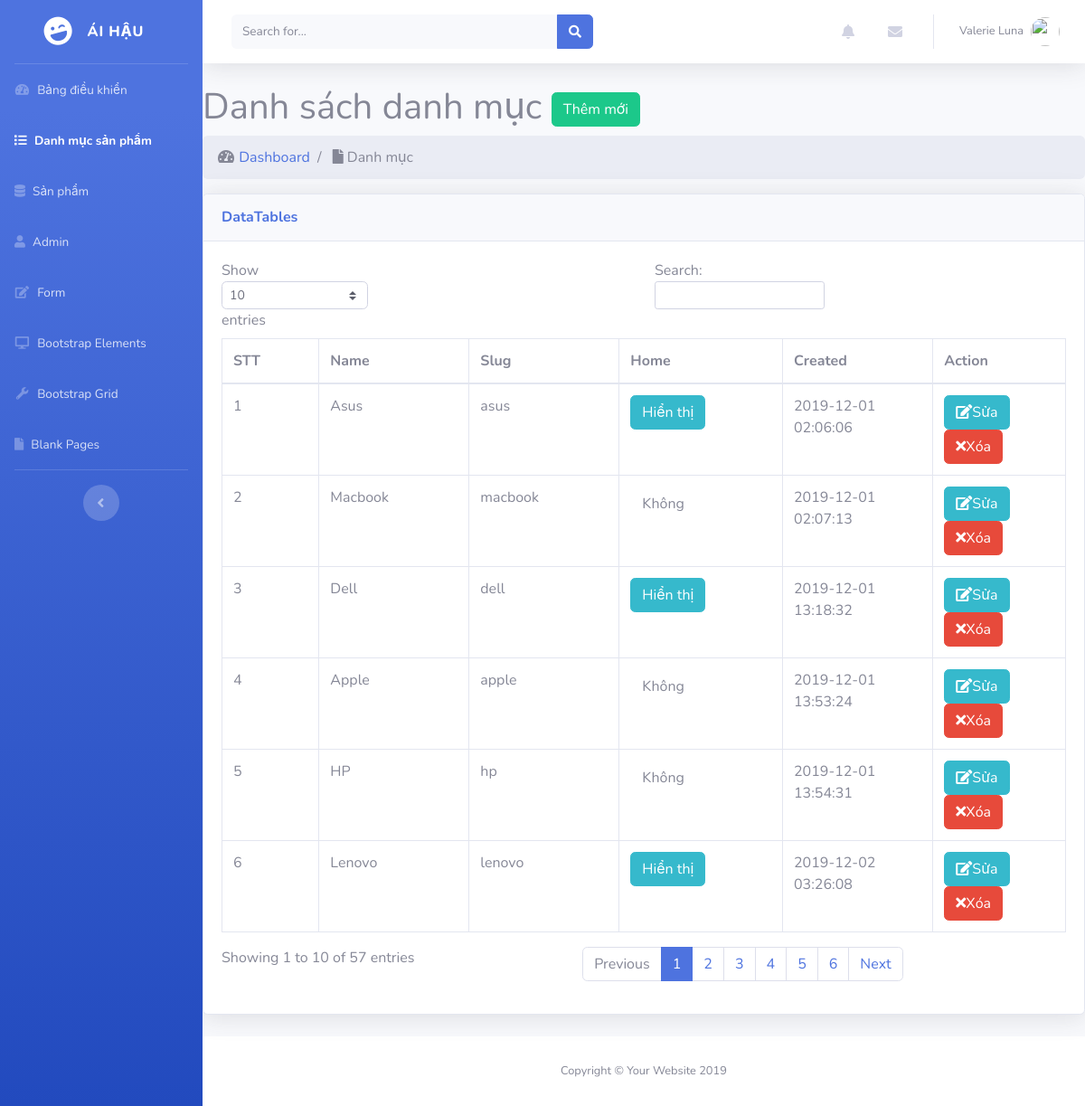
The page /admin/modules/category/index.php on the database its author committed.
### tables this page shows
CREATE TABLE `category` (
  `id` int(11) NOT NULL,
  `name` varchar(100) DEFAULT NULL,
  `slug` varchar(100) DEFAULT NULL,
  `images` varchar(100) DEFAULT NULL,
  `banner` varchar(100) DEFAULT NULL,
  `home` tinyint(4) DEFAULT 0,
  `status` tinyint(4) DEFAULT 1,
  `created_at` timestamp NOT NULL DEFAULT current_timestamp(),
  `updated_at` timestamp NOT NULL DEFAULT current_timestamp() ON UPDATE current_timestamp()
);

### libraries/Database.php (called while the page is built, shortened)
<?php
    class Database
    {
        public $link;
        public function __construct()
        {
            $this->link = mysqli_connect("localhost","root","","computer") or die ();
            mysqli_set_charset($this->link,"utf8");
        }
         public function fetchAll($table)
        {
            $sql = "SELECT * FROM {$table} WHERE 1" ;
            $result = mysqli_query($this->link,$sql) or die("Lỗi Truy Vấn fetchAll " .mysqli_error($this->link));
            $data = [];
            if( $result)
            {
                while ($num = mysqli_fetch_assoc($result))
                {
                    $data[] = $num;
                }
            }
            return $data;
        }
    }
?>

### admin/autoload/autoload.php (called while the page is built, shortened)
<?php
	require_once __DIR__. "/../../libraries/Database.php";
	$db = new Database;
?>

### admin/modules/category/index.php (the view, shortened to what this page needs)
<?php
        require_once __DIR__. "/../../autoload/autoload.php";
        $category = $db->fetchAll("category");
        ?>
<?php  require_once __DIR__. "/../../layouts/header.php"; ?>
    <div class="row">
    	<div class="col-lg-12">
        	<h1 class="page-header">
            	Danh sách danh mục
            	<a href="add.php" class="btn btn-success">Thêm mới</a>
        	</h1>
        	<ol class="breadcrumb">
            	<li class="breadcrumb-item">
                	<i class="fas fa-fw fa-tachometer-alt"></i>
                	<a href="index.html">Dashboard </a>
            	</li>
            	<li class="breadcrumb-item active" aria-current="page">
                	<i class="fa fa-file"></i>
                		Danh mục
            	</li>
        	</ol>
    	</div>
	</div>
	<div class="row">
		<div class="col-md-12">
			<div class="card shadow mb-4">
    <div class="card-header py-3">
        <h6 class="m-0 font-weight-bold text-primary">DataTables</h6>
    </div>
    <div class="card-body">
        <div class="table-responsive">
            <div id="dataTable_wrapper" class="dataTables_wrapper dt-bootstrap4">
                <div class="row">
                    <div class="col-sm-12 col-md-6">
                        <div class="dataTables_length" id="dataTable_length">
                            <label>
                                Show
                                <select name="dataTable_length" aria-controls="dataTable" class="custom-select custom-select-sm form-control form-control-sm">
                                    <option value="10">10</option>
                                </select>
                                entries
                            </label>
                        </div>
                    </div>
                    <div class="col-sm-12 col-md-6">
                        <div id="dataTable_filter" class="dataTables_filter"><label>Search:<input type="search" class="form-control form-control-sm" placeholder="" aria-controls="dataTable"></label></div>
                    </div>
                </div>
                <div class="row">
                    <div class="col-sm-12">
                        <table class="table table-bordered dataTable" id="dataTable" width="100%" cellspacing="0" role="grid" aria-describedby="dataTable_info" style="width: 100%;">
                            <thead>
                                <tr role="row">
                                    <th class="sorting_asc" tabindex="0" aria-controls="dataTable" rowspan="1" colspan="1" aria-sort="ascending" aria-label="STT: activate to sort column descending" style="width: 58px;">STT</th>
                                    <th class="sorting" tabindex="0" aria-controls="dataTable" rowspan="1" colspan="1" aria-label="Name: activate to sort column ascending" style="width: 63px;">Name</th>
                                    <th class="sorting" tabindex="0" aria-controls="dataTable" rowspan="1" colspan="1" aria-label="Slug: activate to sort column ascending" style="width: 50px;">Slug</th>
                                    <th class="sorting" tabindex="0" aria-controls="dataTable" rowspan="1" colspan="1" aria-label="Home: activate to sort column ascending" style="width: 50px;">Home</th>
                                    <th class="sorting" tabindex="0" aria-controls="dataTable" rowspan="1" colspan="1"
                                    aria-label="Created: activate to sort column ascending" style="width: 31px;">Created</th>
                                    <th class="sorting" tabindex="0" aria-controls="dataTable" rowspan="1" colspan="1" aria-label="Action: activate to sort column ascending" style="width: 68px;">Action</th>
                                </tr>
                            </thead>
                            <tbody>
                                <?php $stt = 1; foreach ($category as $item) :?>
                                <tr>
                                    <td><?php echo $stt ?></td>
                                    <td><?php echo $item['name'] ?></td>
                                    <td><?php echo $item['slug'] ?></td>
                                    <td>
                                        <a href="home.php?id=<?php echo $item['id'] ?>" class="btn btn-xs <?php echo $item['home'] == 1 ? 'btn-info' : 'btn-default' ?>" >
                                            <?php echo $item['home'] == 1 ? 'Hiển thị ' : ' Không '?>
                                        </a>
                                    </td>
                                    <td><?php echo $item['created_at'] ?></td>
                                    <td>
                                        <a class="btn btn-xs btn-info" href="edit.php? id=<?php echo $item['id'] ?>">
                                        <i class="fa fa-edit"></i>Sửa</a>
                                        <a class="btn btn-xs btn-danger" href="delete.php? id=<?php echo $item['id'] ?>">
                                        <i class="fa fa-times"></i>Xóa</a>
                                    </td>
                                </tr>
                                <?php $stt++ ; endforeach?>
                            </tbody>
                        </table>
                    </div>
                </div>
                <div class="row">
                    <div class="col-sm-12 col-md-5">
                        <div class="dataTables_info" id="dataTable_info" role="status" aria-live="polite">Showing 1 to 10 of 57 entries</div>
                    </div>
                    <div class="col-sm-12 col-md-7">
                        <div class="dataTables_paginate paging_simple_numbers" id="dataTable_paginate">
                            <ul class="pagination">
                                <li class="paginate_button page-item previous disabled" id="dataTable_previous"><a href="#" aria-controls="dataTable" data-dt-idx="0" tabindex="0" class="page-link">Previous</a></li>
                                <li class="paginate_button page-item active"><a href="#" aria-controls="dataTable" data-dt-idx="1" tabindex="0" class="page-link">1</a></li>
                                <li class="paginate_button page-item "><a href="#" aria-controls="dataTable" data-dt-idx="2" tabindex="0" class="page-link">2</a></li>
                                <li class="paginate_button page-item "><a href="#" aria-controls="dataTable" data-dt-idx="3" tabindex="0" class="page-link">3</a></li>
                                <li class="paginate_button page-item "><a href="#" aria-controls="dataTable" data-dt-idx="4" tabindex="0" class="page-link">4</a></li>
                                <li class="paginate_button page-item "><a href="#" aria-controls="dataTable" data-dt-idx="5" tabindex="0" class="page-link">5</a></li>
                                <li class="paginate_button page-item "><a href="#" aria-controls="dataTable" data-dt-idx="6" tabindex="0" class="page-link">6</a></li>
                                <li class="paginate_button page-item next" id="dataTable_next"><a href="#" aria-controls="dataTable" data-dt-idx="7" tabindex="0" class="page-link">Next</a></li>
                            </ul>
                        </div>
                    </div>
                </div>
            </div>
        </div>
    </div>
</div>
		</div>
	</div>
<?php  require_once __DIR__. "/../../layouts/footer.php"; ?>

### rows shown on the page
category: name "Asus", slug "asus", home "Hiển thị", created_at "2019-12-01 02:06:06"
category: name "Macbook", slug "macbook", home "Không", created_at "2019-12-01 02:07:13"
category: name "Dell", slug "dell", home "Hiển thị", created_at "2019-12-01 13:18:32"
category: name "Apple", slug "apple", home "Không", created_at "2019-12-01 13:53:24"
category: name "HP", slug "hp", home "Không", created_at "2019-12-01 13:54:31"
category: name "Lenovo", slug "lenovo", home "Hiển thị", created_at "2019-12-02 03:26:08"
